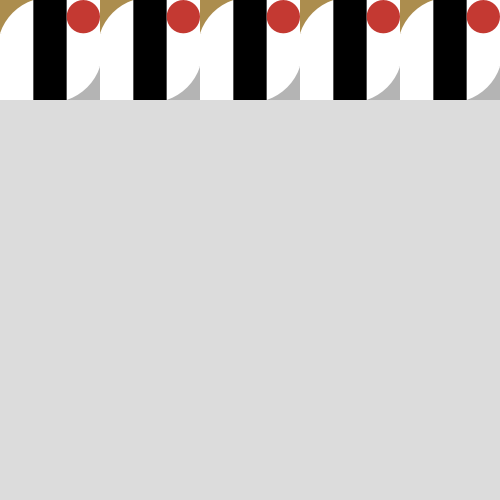
Frame 1 (no input)
Frame 60 (the mouse pressed at the canvas centre just before this capture): identical to frame 1, image omitted
Frame 120 (the mouse held since frame 60 and released just before this capture): identical to frame 1, image omitted

The Processing sketch that drew this single still picture (run headless with seeded random() and noise(); from frame 60 on, the mouse is pressed at the canvas centre):

// Processing sketch: p02LogoLoop
// ── p02LogoLoop.pde
/*
 * Tokyo 2020 Emblem
 * modified by Tatsuo Sugimoto
 * based on by Akihiro Kubota
 */

// 最初に1回実行される関数
void setup() {
  // ウィンドウのサイズ
  size(500, 500);
  // 背景色
  background(220);
  // ロゴを描く
  for (int i = 0; i < 5; i++) {
    logo(i * 100, 0, 100, 100);
  }
}

// 実行中繰り返し実行される関数
void draw() {
}

// ロゴを描く関数（自作）
void logo(float x, float y, float w, float h) {
  noStroke();
  
  fill(255); // White
  rect(x, y, w, h);
  
  float uw = w / 3.0;
  float uh = h / 3.0;
  
  fill(172, 141, 78); // Gold
  rect(x, y, uw, uh);
  
  fill(180); // Silver
  rect(x + uw * 2, y + uh * 2, uw, uh);

  float r = dist(uw, 0, w / 2.0, h / 2.0);
  println(r);
  
  fill(255); // White
  arc(x + w / 2.0, y + h / 2.0, r * 2, r * 2, atan2(-uh / 2.0, - w / 2.0), atan2(- h / 2.0, - uw / 2.0));
  arc(x + w / 2.0, y + h / 2.0, r * 2, r * 2, atan2(uh /2.0, w / 2.0), atan2(h / 2.0, uw / 2.0));
  
  fill(0); // Black
  rect(x + uw, y, uw, h);
  
  fill(196, 57, 50); // Red
  ellipse(x + uw * 2.5, y + uh / 2.0, uw, uh);
}
